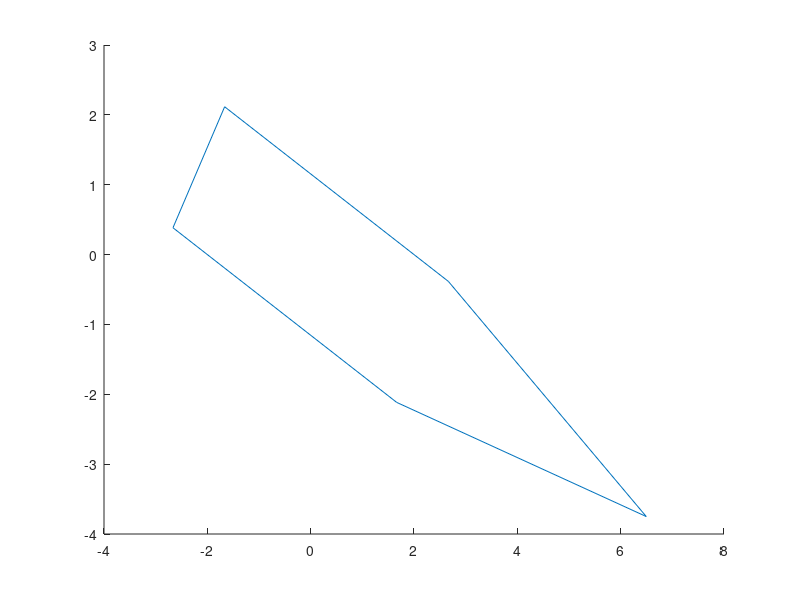

Write MATLAB code to recreate this figure. (Note: this script raises an error after producing the figure.)
clf;
hold on;
n= 2;L = 5; W = 2; f =  nthroot(2,n); alpha = deg2rad(30);
rec = [ -L/2 -W/2; 
        -L/2  W/2;
        L/2   W/2;
        L/2+5 0;
        L/2  -W/2;
        -L/2 -W/2;]
R = [cos(alpha) -sin(alpha);
     sin(alpha) cos(alpha);];

rec = rec*R
plot(rec(:,1),rec(:,2))

% Ellipse parameters
% a = f*L/2 ; b = f*W/2; xe = 0; ye = 0; phi = alpha;
ellip_coeff_struct = fit_ellipse(rec(1:end-1,1),rec(1:end-1,2));
a = ellip_coeff_struct.a ; b = ellip_coeff_struct.b; xe = ellip_coeff_struct.X0_in; ye = ellip_coeff_struct.Y0_in; phi = ellip_coeff_struct.phi;


ellip = @(x,y) ((((x-xe).*cos(phi) - (y-ye).*sin(phi)))./a).^n + ((((x-xe).*sin(phi) + (y-ye).*cos(phi)))./b).^n - 1;
fimplicit(ellip, [-10 10 -10 10])